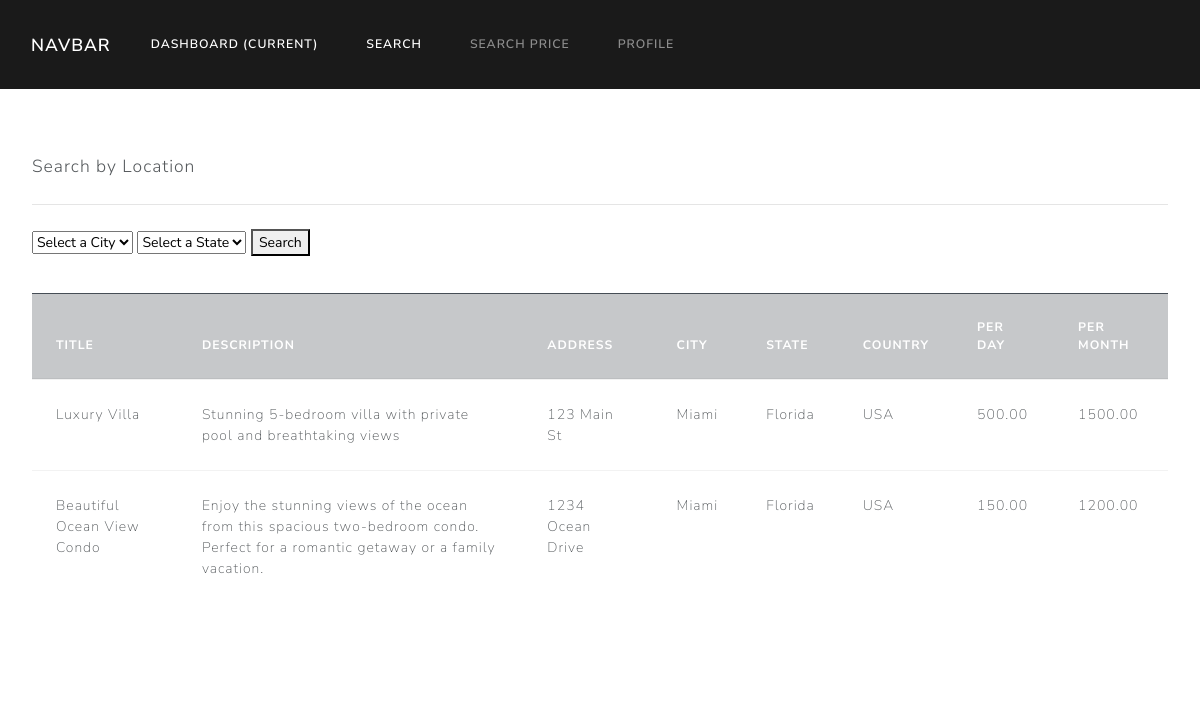
Page /search.php?city=Miami on the committed database.
### tables this page shows
CREATE TABLE Property (  
        id 			INT        AUTO_INCREMENT,  
        title 		VARCHAR(100)		NOT  NULL,  
        description 		LONGTEXT		 	NOT NULL,  
        address 		VARCHAR(255) 		NOT NULL,  
        city 		VARCHAR(50) 		NOT NULL,  
        state 		VARCHAR(50),  
        country 		VARCHAR(50) 		NOT NULL,  
        host_id		 INT 		NOT NULL,  
        short_term_cost_per_day 		DECIMAL(10, 2) 		NOT NULL,  
        long_term_cost_per_month 		DECIMAL(10, 2) 		NOT NULL,  
        CHECK(host_id > 0),  
        CHECK (short_term_cost_per_day >= 0 AND long_term_cost_per_month >= 0),  
        PRIMARY KEY(id),  
        FOREIGN KEY(host_id) REFERENCES Host(id) ON DELETE CASCADE  
);

### search.php (the view, shortened to what this page needs)
<!DOCTYPE html>
<html lang="en">
    <head>
        <link rel="stylesheet" href="https://bootswatch.com/4/lux/bootstrap.min.css">
    </head>
    <body>
        <nav class="navbar navbar-expand-lg navbar-dark bg-primary">
            <div class="container-fluid">
                <a class="navbar-brand" href="#">Navbar</a>
                <div class="collapse navbar-collapse" id="navbarColor01">
                    <ul class="navbar-nav me-auto">
                        <li class="nav-item">
                            <a class="nav-link active" href="dashboard.php">Dashboard
                                <span class="visually-hidden">(current)</span>
                            </a>
                        </li>
                        <li class="nav-item active">
                            <a class="nav-link" href="search.php">Search</a>
                        </li>
                        <li class="nav-item">
                            <a class="nav-link" href="searchprice.php">Search Price</a>
                        </li>
                        <li class="nav-item">
                            <a class="nav-link" href="profile.php">Profile</a>
                        </li>
                    </div>
             </div>
        </nav>
            <div class="jumbotron bg-white">
                <p class="lead">Search by Location<p>
                <hr class="my-4">
                <form method="GET" action="search.php">
                    <select name="city">
                        <option value="">Select a City</option>
                </select>
                <select name="state">
                    <option value="">Select a State</option>
                </select>
                <button type="submit">Search</button>
            </form>
            <?php
            if ($_SERVER["REQUEST_METHOD"] == "GET")
            {
                $city = isset($_GET['city']) ? $_GET['city'] : '';
                $state = isset($_GET['state']) ? $_GET['state'] : '';
                if (!empty($city) || !empty($state))
                {
            ?>
            <p>&nbsp;</p>
            <table class="table table-hover">
                <thead>
                    <tr class="table-dark">
                        <th scope="col">Title</th>
                        <th scope="col">Description</th>
                        <th scope="col">Address</th>
                        <th scope="col">City</th>
                        <th scope="col">State</th>
                        <th scope="col">Country</th>
                        <th scope="col">Per Day</th>
                        <th scope="col">Per Month</th>
                    </tr>
                </thead>
                <?php
                    $connection = mysqli_connect(DBHOST, DBUSER, DBPASS, DBNAME);
                    $sql = "SELECT * FROM Property WHERE ";
                    if (!empty($city) && !empty($state))
                    {
                        $sql .= "city = '$city' AND state = '$state'";
                    }
                    else if (!empty($city))
                    {
                        $sql .= "city = '$city'";
                    }
                    else if (!empty($state))
                    {
                        $sql .= "state = '$state'";
                    }
                    if ($result = mysqli_query($connection, $sql))
                    {
                        while($row = mysqli_fetch_assoc($result))
                        {
                ?>
                <tr>
                    <td><?php echo $row['title'] ?></td>
                    <td><?php echo $row['description'] ?></td>
                    <td><?php echo $row['address'] ?></td>
                    <td><?php echo $row['city'] ?></td>
                    <td><?php echo $row['state'] ?></td>
                    <td><?php echo $row['country'] ?></td>
                    <td><?php echo $row['short_term_cost_per_day'] ?></td>
                    <td><?php echo $row['long_term_cost_per_month'] ?></td>
                </tr>
                <?php
                        }
                    }
                }
            }
                ?>
            </table>
        </div>
    </body>
</html>

### rows in the picture
property: title "Luxury Villa", description "Stunning 5-bedroom villa with private pool and breathtaking views", address "123 Main St", city "Miami", state "Florida", country "USA", short_term_cost_per_day "500.00", long_term_cost_per_month "1500.00"
property: title "Beautiful Ocean View Condo", description "Enjoy the stunning views of the ocean from this spacious two-bedroom condo. Perfect for a romantic getaway or a family vacation.", address "1234 Ocean Drive", city "Miami", state "Florida", country "USA", short_term_cost_per_day "150.00", long_term_cost_per_month "1200.00"
